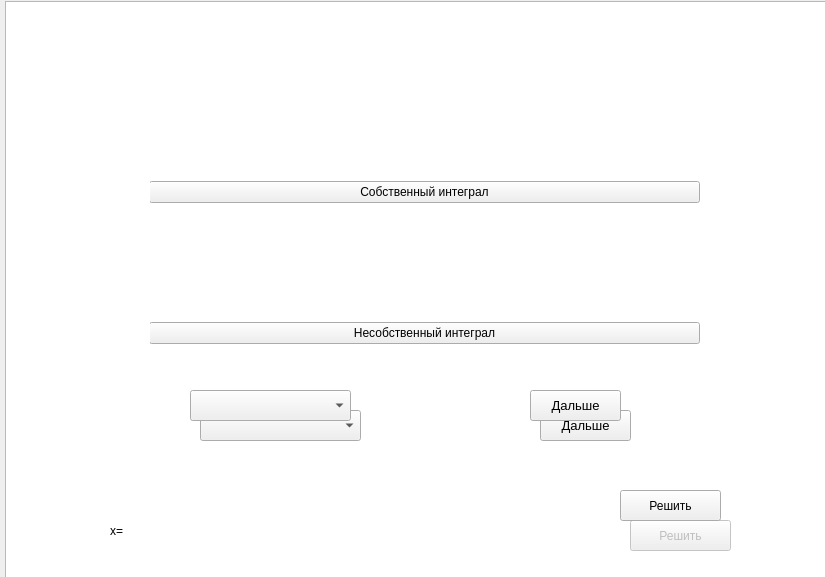
<?xml version="1.0" encoding="UTF-8"?>
<ui version="4.0">
 <class>MainWindow</class>
 <widget class="QMainWindow" name="MainWindow">
  <property name="geometry">
   <rect>
    <x>0</x>
    <y>0</y>
    <width>825</width>
    <height>577</height>
   </rect>
  </property>
  <property name="windowTitle">
   <string>MainWindow</string>
  </property>
  <widget class="QWidget" name="centralwidget">
   <widget class="QWidget" name="proper_widget" native="true">
    <property name="enabled">
     <bool>true</bool>
    </property>
    <property name="geometry">
     <rect>
      <x>160</x>
      <y>50</y>
      <width>491</width>
      <height>401</height>
     </rect>
    </property>
    <widget class="QWidget" name="verticalLayoutWidget">
     <property name="geometry">
      <rect>
       <x>0</x>
       <y>0</y>
       <width>481</width>
       <height>311</height>
      </rect>
     </property>
     <layout class="QVBoxLayout" name="formulas_widget"/>
    </widget>
    <widget class="QPushButton" name="select_eq_btn">
     <property name="geometry">
      <rect>
       <x>370</x>
       <y>340</y>
       <width>91</width>
       <height>31</height>
      </rect>
     </property>
     <property name="font">
      <font>
       <pointsize>10</pointsize>
      </font>
     </property>
     <property name="text">
      <string>Дальше</string>
     </property>
    </widget>
    <widget class="QComboBox" name="select_eq_comboBox">
     <property name="geometry">
      <rect>
       <x>30</x>
       <y>340</y>
       <width>161</width>
       <height>31</height>
      </rect>
     </property>
    </widget>
   </widget>
   <widget class="QGraphicsView" name="holder">
    <property name="geometry">
     <rect>
      <x>5</x>
      <y>1</y>
      <width>821</width>
      <height>601</height>
     </rect>
    </property>
   </widget>
   <widget class="QWidget" name="solve_widget" native="true">
    <property name="geometry">
     <rect>
      <x>70</x>
      <y>50</y>
      <width>681</width>
      <height>521</height>
     </rect>
    </property>
    <widget class="QWidget" name="verticalLayoutWidget_2">
     <property name="geometry">
      <rect>
       <x>-1</x>
       <y>-1</y>
       <width>681</width>
       <height>451</height>
      </rect>
     </property>
     <layout class="QVBoxLayout" name="solve_v_layout"/>
    </widget>
    <widget class="QPushButton" name="solve_btn">
     <property name="enabled">
      <bool>false</bool>
     </property>
     <property name="geometry">
      <rect>
       <x>560</x>
       <y>470</y>
       <width>101</width>
       <height>31</height>
      </rect>
     </property>
     <property name="text">
      <string>Решить</string>
     </property>
    </widget>
    <widget class="QLabel" name="res_label">
     <property name="geometry">
      <rect>
       <x>40</x>
       <y>470</y>
       <width>511</width>
       <height>21</height>
      </rect>
     </property>
     <property name="text">
      <string>x=</string>
     </property>
    </widget>
   </widget>
   <widget class="QWidget" name="chooseTaskWidget" native="true">
    <property name="geometry">
     <rect>
      <x>150</x>
      <y>69</y>
      <width>551</width>
      <height>391</height>
     </rect>
    </property>
    <widget class="QWidget" name="verticalLayoutWidget_3">
     <property name="geometry">
      <rect>
       <x>-1</x>
       <y>-1</y>
       <width>551</width>
       <height>391</height>
      </rect>
     </property>
     <layout class="QVBoxLayout" name="verticalLayout">
      <item>
       <widget class="QPushButton" name="goPropBtn">
        <property name="text">
         <string>Собственный интеграл</string>
        </property>
       </widget>
      </item>
      <item>
       <widget class="QPushButton" name="goInpropBtn">
        <property name="text">
         <string>Несобственный интеграл</string>
        </property>
       </widget>
      </item>
     </layout>
    </widget>
   </widget>
   <widget class="QWidget" name="inproper_widget" native="true">
    <property name="enabled">
     <bool>true</bool>
    </property>
    <property name="geometry">
     <rect>
      <x>170</x>
      <y>70</y>
      <width>491</width>
      <height>401</height>
     </rect>
    </property>
    <widget class="QWidget" name="verticalLayoutWidget_5">
     <property name="geometry">
      <rect>
       <x>0</x>
       <y>0</y>
       <width>481</width>
       <height>311</height>
      </rect>
     </property>
     <layout class="QVBoxLayout" name="inproper_widget_2"/>
    </widget>
    <widget class="QPushButton" name="select_inprop_btn">
     <property name="geometry">
      <rect>
       <x>370</x>
       <y>340</y>
       <width>91</width>
       <height>31</height>
      </rect>
     </property>
     <property name="font">
      <font>
       <pointsize>10</pointsize>
      </font>
     </property>
     <property name="text">
      <string>Дальше</string>
     </property>
    </widget>
    <widget class="QComboBox" name="select_inprop_comboBox">
     <property name="geometry">
      <rect>
       <x>30</x>
       <y>340</y>
       <width>161</width>
       <height>31</height>
      </rect>
     </property>
    </widget>
   </widget>
   <widget class="QWidget" name="solve_inprop_widget" native="true">
    <property name="geometry">
     <rect>
      <x>60</x>
      <y>20</y>
      <width>681</width>
      <height>521</height>
     </rect>
    </property>
    <widget class="QWidget" name="verticalLayoutWidget_6">
     <property name="geometry">
      <rect>
       <x>-1</x>
       <y>-1</y>
       <width>681</width>
       <height>451</height>
      </rect>
     </property>
     <layout class="QVBoxLayout" name="solve_inprop_layout"/>
    </widget>
    <widget class="QPushButton" name="solve_inprop_btn">
     <property name="enabled">
      <bool>true</bool>
     </property>
     <property name="geometry">
      <rect>
       <x>560</x>
       <y>470</y>
       <width>101</width>
       <height>31</height>
      </rect>
     </property>
     <property name="text">
      <string>Решить</string>
     </property>
    </widget>
    <widget class="QLabel" name="inprop_res_label">
     <property name="geometry">
      <rect>
       <x>40</x>
       <y>470</y>
       <width>511</width>
       <height>21</height>
      </rect>
     </property>
     <property name="text">
      <string/>
     </property>
    </widget>
   </widget>
   <zorder>holder</zorder>
   <zorder>inproper_widget</zorder>
   <zorder>chooseTaskWidget</zorder>
   <zorder>solve_widget</zorder>
   <zorder>proper_widget</zorder>
   <zorder>solve_inprop_widget</zorder>
  </widget>
 </widget>
 <resources>
  <include location="images.qrc"/>
 </resources>
 <connections/>
</ui>
